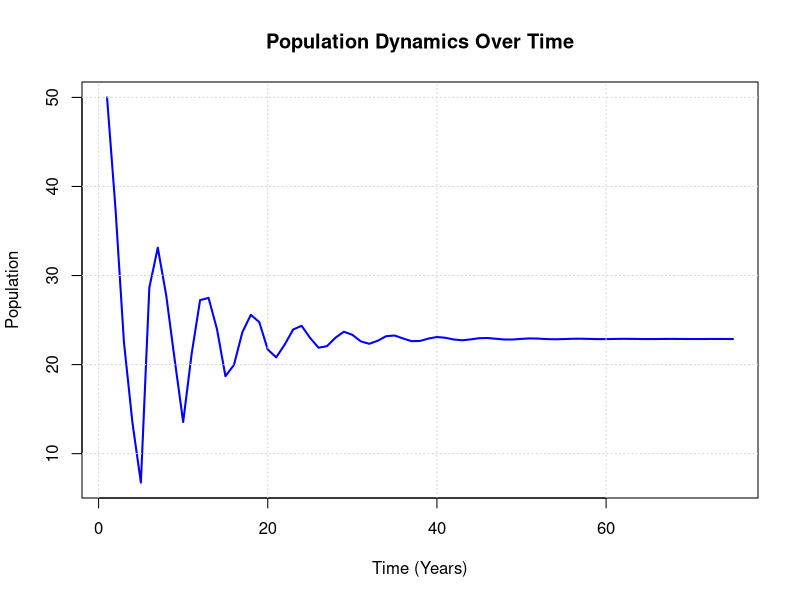

Here is the R script that generated this plot:
rm (list = ls())

#nombre de compartiments = 5
#nombres d'années = 75
#effectif initial de chaque = c(50, 0, 0, 0, 0)
#Taux de fécondité = 3.75
#Taux de survie de chaque compartiment = c(0.75, 0.6, 0.6, 0.5, 0.4937)

#nombre de compartiments = 5
#nombres d'années = 30
#effectif initial de chaque = c(50, 0, 0, 0, 0)
#Taux de fécondité = 5
#Taux de survie de chaque compartiment = c(0.75, 0.6, 0.6, 0.5, 0.4937)

#nombre de compartiments = 5
#nombres d'années = 100
#effectif initial de chaque = c(50, 10, 10, 10, 10)
#Taux de fécondité = 3.25
#Taux de survie de chaque compartiment = c(0.75, 0.6, 0.6, 0.5, 0.4937)

#nombre de compartiments = 6
#nombres d'années = 200
#effectif initial de chaque = c(0, 0, 0, 0, 0, 100)
#Taux de fécondité = 4.65
#Taux de survie de chaque compartiment = c(0.72, 0.72, 0.72, 0.72, 0.72, 0.1)

nbCompartiments <- 5
nbAnnees <- 75

effectif_compartiment <- c(50, 0, 0, 0, 0)
taux_de_fecondite <- 3.75
taux_de_transition <- c(0.75, 0.6, 0.6, 0.5, 0.4937)
evolution <- c(effectif_compartiment)

for (i in 1:nbAnnees) {
  temp_compartiment <- effectif_compartiment
  for (j in 1:nbCompartiments) {
    if (j == 1) {
      temp_compartiment[j] <- effectif_compartiment[nbCompartiments] * taux_de_fecondite
    } else if (j == nbCompartiments) {
      temp_compartiment[j] <- effectif_compartiment[j] * taux_de_transition[j] + effectif_compartiment[j-1] * taux_de_transition[j-1]
    } else {
      temp_compartiment[j] <- effectif_compartiment[j-1] * taux_de_transition[j-1]
    }
  }
  effectif_compartiment <- temp_compartiment
  evolution <- rbind(evolution, effectif_compartiment)
}

print(effectif_compartiment)
print(evolution)

population <- c()
for (i in 1:nbAnnees) {
  population <- append(population, sum(evolution[i,]))
}
print(population)

plot(population, type = "l", col = "blue", lwd = 2, 
     xlab = "Time (Years)", ylab = "Population", 
     main = "Population Dynamics Over Time")

grid()
